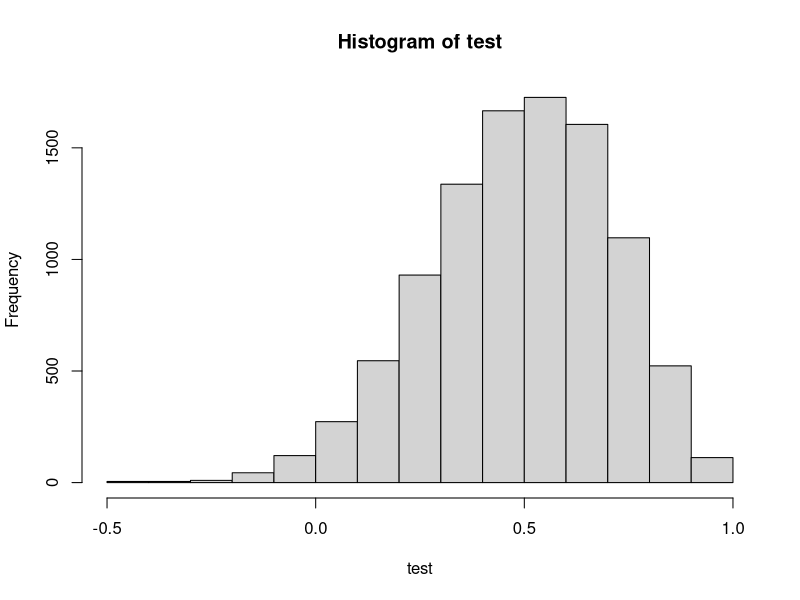

The R script that drew this image:
# Desired Spearman correlation between bouldering and lead
rho <- 0.5
set.seed(1999)

# Step 1: Generate the marginals with nsim = 100000
nsim <- 100000
speed <- runif(nsim)
lead <- runif(nsim)
bouldering <- runif(nsim)

dat <- data.frame(speed, lead, bouldering)

# Step 2.  The upper and lower bounds are 1 and -1.
# Don't need this here.

# Step 3.
# Pick some indexes
ind <- sample(1:nsim, rho * nsim, replace = FALSE)
dat$lead[ind] <- sort(dat$lead[ind])
dat$bouldering[ind] <- sort(dat$bouldering[ind])
cor(dat, method = "spearman")

ind2 <- sample(1:nsim, 20, replace = FALSE)

dat[ind2, ]


# Now we have the "population" that has the desired correlation.
test <- c()
for (i in 1:10000) {
  ind2 <- sample(1:nsim, 20, replace = FALSE)
  prelims <- dat[ind2, ]
  prelims <- as.data.frame(apply(prelims, 2, rank))
  test[i] <- cor(prelims$lead, prelims$bouldering, method = "spearman")
}

hist(test)
mean(test)
